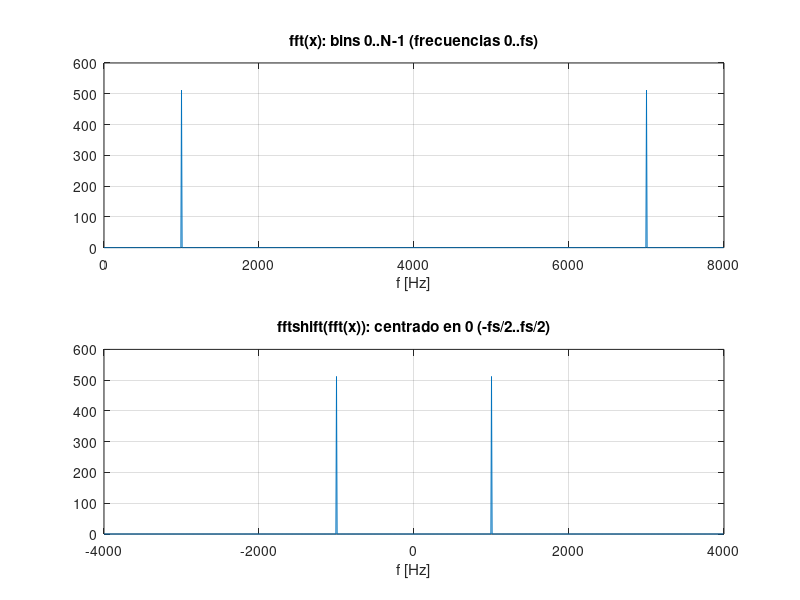

Source code (MATLAB):
% 14_fft_vs_fftshift.m
% Tema 3 - FFT vs. fftshift (espectro de 0..fs vs. centrado en 0).
% Ejecutar:  octave-cli 14_fft_vs_fftshift.m
%
% Referencias a las laminas del Tema 3:
%   - "Espectro simetrico: centrado en 0 vs. 0-N"

clear; close all; clc;

fs = 8000; f0 = 1000; N = 1024;
n = 0:N-1;
x = sin(2*pi*f0*n/fs);

X = fft(x);
Xc = fftshift(X);

f1 = (0:N-1)*fs/N;                 % 0 .. fs
f2 = ((0:N-1) - N/2)*fs/N;         % -fs/2 .. fs/2

fprintf('============================================================\n');
fprintf('FFT vs. FFT-SHIFT\n');
fprintf('============================================================\n');
[~, k1] = max(abs(X));   fprintf('fft:      pico en bin %3d -> %7.1f Hz\n', k1-1, f1(k1));
[~, k2] = max(abs(Xc));  fprintf('fftshift: pico en bin %3d -> %7.1f Hz\n', k2-1, f2(k2));

figure;
subplot(2,1,1); plot(f1, abs(X));
title('fft(x): bins 0..N-1 (frecuencias 0..fs)'); xlabel('f [Hz]'); grid on;
subplot(2,1,2); plot(f2, abs(Xc));
title('fftshift(fft(x)): centrado en 0 (-fs/2..fs/2)'); xlabel('f [Hz]'); grid on;
